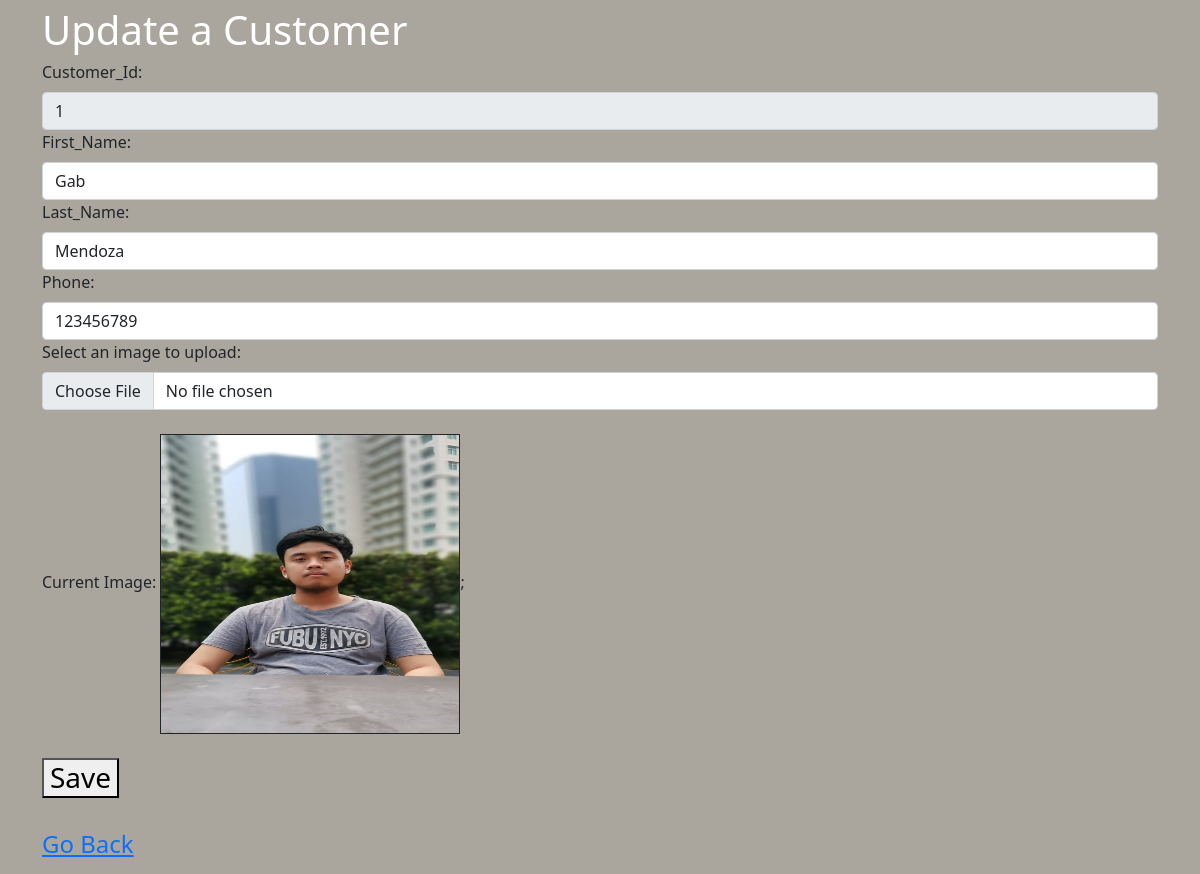
The page /edit.php?Cust_id=1 on the database its author committed.
### tables this page shows
CREATE TABLE `customer` (
  `Cust_id` int(45) NOT NULL AUTO_INCREMENT,
  `First_name` varchar(45) NOT NULL,
  `Last_name` varchar(45) NOT NULL,
  `Phone_number` varchar(45) NOT NULL,
  `Cust_pic` varchar(100) DEFAULT NULL,
  PRIMARY KEY (`Cust_id`)
);

### edit.php (the view, shortened to what this page needs)
<!DOCTYPE html PUBLIC>
<html>
<head>
  <link href="https://cdn.jsdelivr.net/npm/bootstrap@5.1.3/dist/css/bootstrap.min.css" rel="stylesheet">
</head>
<body style="background-color:#aaa69d" ;>
  <?php
  include "includes/config.php";
  $result = mysqli_query($conn, "SELECT * FROM customer where Cust_id = " .   $_GET['Cust_id']);
  $row = mysqli_fetch_array($result);
  ?>
  <div class="container">
    <?php
    echo '<div style="font-size:40;color:white">Update a Customer</div>';
    ?>
    <form method="POST" action="update.php" enctype="multipart/form-data">
      <div class="form-group">
        <label for="Cust_id" class="form-label">Customer_Id: </label>
        <input type='text' id='Cust_id' name='Cust_id' readonly value="<?php echo $_GET['Cust_id']; ?>" class="form-control">
      </div>
      <div class="form-group">
        <label for="fname" class="form-label">First_Name: </label>
        <input type='text' id='fname' name='fname' value="<?php echo $row['First_name']; ?>" class="form-control">
      </div>
      <div class="form-group">
        <label for="lname" class="form-label">Last_Name: </label>
        <input type='text' id='lname' name='lname' value="<?php echo $row['Last_name']; ?>" class="form-control">
      </div>
      <div class="form-group">
        <label for="phone" class="form-label">Phone: </label>
        <input type='text' id='phone' name='phone' value="<?php echo $row['Phone_number']; ?>" class="form-control">
      </div>
      <div class="form-group">
        <label for="fileToUpload" class="form-label">Select an image to upload: </label>
        <input type='file' id='fileToUpload' name='fileToUpload' class="form-control">
      </div>
      <div class="form-group">
        <br>
        <label for="imgpath" class="form-label">Current Image: </label>
        <?php
        echo "<img border=\"1\" src=\"" . $row['Cust_pic'] . "\" width=\"300\" alt=\"Customer Picture\" height=\"300\">"
        ?>;
        <br></br>
      </div>
      <div>
        <h3><button type="submit" name="submit" value="Save">Save</button></h3>
        <br>
        <?php
        echo "<td align='center'><a href='customer.php' role='button'> <h4>Go Back</h4></a></td>";
        ?>
      </div>
  </div>
</body>
</html>

### rows shown on the page
customer: fname "Gab", lname "Mendoza", phone "123456789", Cust_pic (picture)
